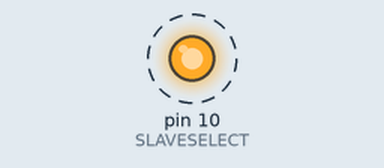
The sketch below on a simulated Arduino Uno, built with avr-gcc and run on an emulated ATmega328P. Parts: output pins drawn as LEDs (lit = HIGH). Dashed ring = blinking.

Above: at 0.5 s.
Timing chart, 0 to 3.1 s (numbered marks = the images above):
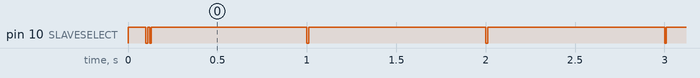

Measured:
- by itself, pin 10 (SLAVESELECT): goes LOW 0.01 s, HIGH 0.01 s, LOW 0.01 s, HIGH 0.87 s, 128 × (LOW 0.01 s, HIGH 0.99 s), LOW 0.01 s, then HIGH

The sketch:

afficheur4x7segments.ino
```cpp
#define DATAOUT 11 //MOSI
#define DATAIN 12 //MISO - not used, but part of builtin SPI
#define SPICLOCK 13 //sck
#define SLAVESELECT 10 //ss

char spi_transfer( char data)
{
  SPDR = data;                    // Start the transmission
  while (!(SPSR & (1 << SPIF)))   // Wait the end of the transmission
  {
  };
  return SPDR;                    // return the received byte
}

byte ledcode[10] = {
  B00111111, // = 0
  B00000110, // = 1
  B01011011, // = 2
  B01001111, // = 3
  B01100110, // = 4
  B01101101, // = 5
  B01111101, // = 6
  B00000111, // = 7
  B01111111, // = 8
  B01101111 // = 9
};
unsigned long nextsecond = 0;
byte s = 0;
byte ss = 0;
byte m = 0;
byte mm = 0;

void setup()
{

  pinMode(DATAOUT, OUTPUT);
  pinMode(DATAIN, INPUT);
  pinMode(SPICLOCK, OUTPUT);
  pinMode(SLAVESELECT, OUTPUT);
  digitalWrite(SLAVESELECT, HIGH); //disable device
  //sample on leading edge of clk,system clock/64
  SPCR = (1 << SPE) | (1 << MSTR) | (1 << SPR1);
  delay(100);
  digitalWrite(SLAVESELECT, LOW);
  delay(10);
  spi_transfer(ledcode[0]);            // 4th Digit
  spi_transfer(ledcode[0]);            // 3th Digit O
  spi_transfer(ledcode[0] + 128);      // 2th Digit O
  spi_transfer(ledcode[0] );           // 1th Digit C
  digitalWrite(SLAVESELECT, HIGH);
  delay(10);
}

void loop()
{
  if (millis() >= nextsecond) ///////// CHRONOMETRE //////////////
  { digitalWrite(SLAVESELECT, LOW);
    delay(10);
    spi_transfer(ledcode[s]);            // 4th Digit
    spi_transfer(ledcode[ss]);            // 3th Digit O
    spi_transfer(ledcode[m] + 128);      // 2th Digit O
    spi_transfer(ledcode[mm] );           // 1th Digit C
    digitalWrite(SLAVESELECT, HIGH);
    delay(10);
    nextsecond = nextsecond + 1000; ++s; if (s > 9)
    { s = 0; ++ss; if (ss > 5)
      { ss = 0; ++m; if (m > 9)
        {
          m = 0;
          ++mm;
          if (mm > 9) {}
        }
      }
    }
  }
}
```
